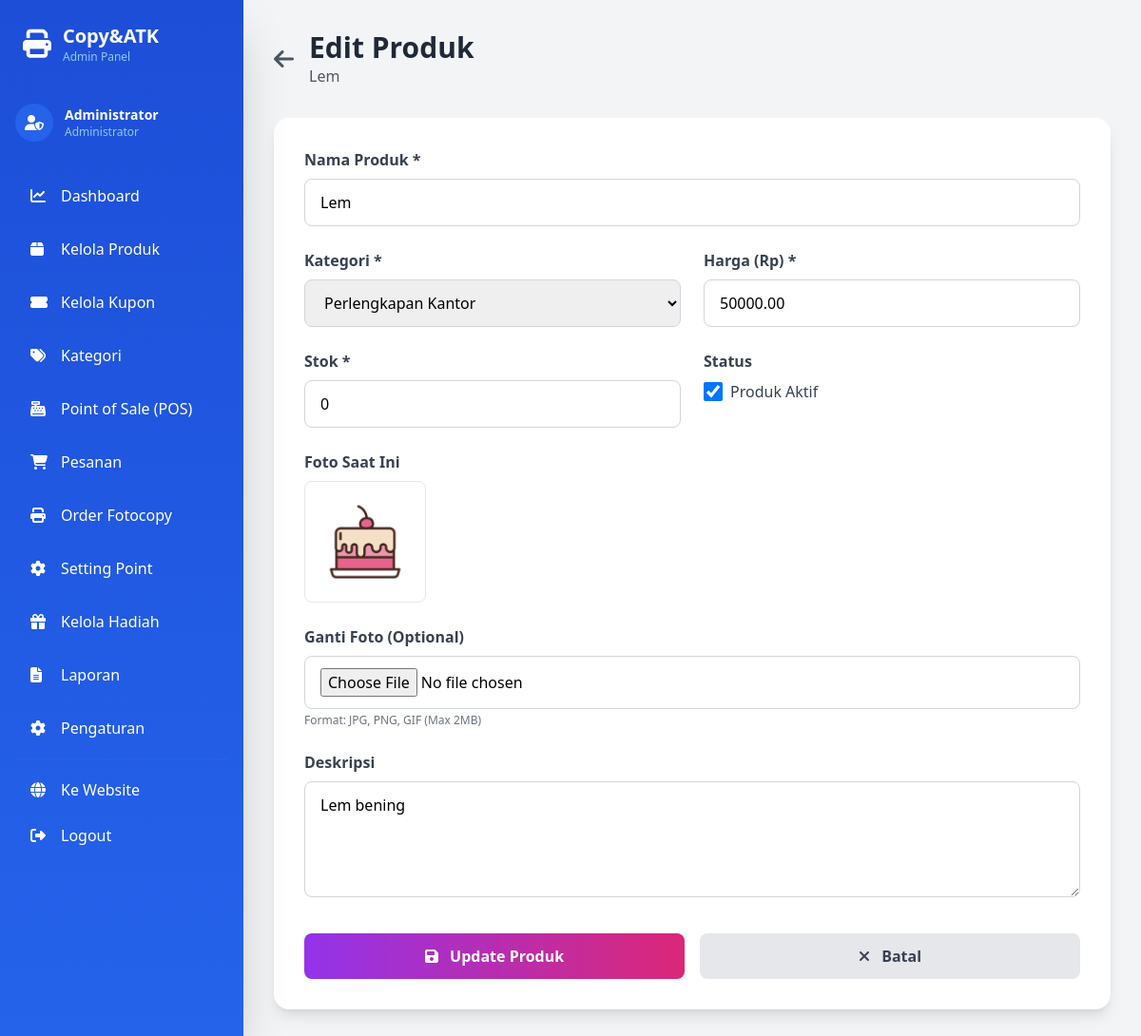
The page /admin/produk-edit.php?id=5 (signed in) on the database its author committed.
### tables this page shows
CREATE TABLE `produk` (
  `id` int NOT NULL,
  `kategori_id` int NOT NULL,
  `nama_produk` varchar(200) NOT NULL,
  `deskripsi` text,
  `harga_beli` decimal(10,2) NOT NULL DEFAULT '0.00',
  `harga` decimal(10,2) NOT NULL,
  `stok` int NOT NULL DEFAULT '0',
  `foto` varchar(255) DEFAULT NULL,
  `is_active` tinyint(1) DEFAULT '1',
  `created_at` timestamp NULL DEFAULT CURRENT_TIMESTAMP,
  `updated_at` timestamp NULL DEFAULT CURRENT_TIMESTAMP ON UPDATE CURRENT_TIMESTAMP
);

CREATE TABLE `kategori` (
  `id` int NOT NULL,
  `nama_kategori` varchar(100) NOT NULL,
  `deskripsi` text,
  `created_at` timestamp NULL DEFAULT CURRENT_TIMESTAMP
);

### admin/produk-edit.php (the view, shortened to what this page needs)
<?php
$db = getDB();
$produk_id = isset($_GET['id']) ? (int)$_GET['id'] : 0;
$query = "SELECT * FROM produk WHERE id = $produk_id";
$result = $db->query($query);
$produk = $result->fetch_assoc();
$query_kategori = "SELECT * FROM kategori ORDER BY nama_kategori";
$result_kategori = $db->query($query_kategori);
?>
<!DOCTYPE html>
<html lang="id">
<head>
    <script src="https://cdn.tailwindcss.com"></script>
    <link rel="stylesheet" href="https://cdnjs.cloudflare.com/ajax/libs/font-awesome/6.4.0/css/all.min.css">
</head>
<body class="bg-gray-100">
    <?php include 'includes/sidebar.php'; ?>
    <div class="main-content p-4 md:p-8">
        <div class="mb-8">
            <div class="flex items-center gap-4 mb-4">
                <a href="produk.php" class="text-gray-600 hover:text-purple-600">
                    <i class="fas fa-arrow-left text-2xl"></i>
                </a>
                <div>
                    <h1 class="text-3xl font-bold text-gray-800">Edit Produk</h1>
                    <p class="text-gray-600"><?= $produk['nama_produk'] ?></p>
                </div>
            </div>
        </div>
        <div class="bg-white rounded-2xl shadow-lg p-8">
            <form method="POST" action="" enctype="multipart/form-data">
                <div class="grid grid-cols-1 md:grid-cols-2 gap-6">
                    <div class="md:col-span-2">
                        <label class="block text-gray-700 font-semibold mb-2">
                            Nama Produk *
                        </label>
                        <input
                            type="text"
                            name="nama_produk"
                            required
                            value="<?= htmlspecialchars($produk['nama_produk']) ?>"
                            class="w-full px-4 py-3 border border-gray-300 rounded-lg focus:outline-none focus:ring-2 focus:ring-purple-600"
                        >
                    </div>
                    <div>
                        <label class="block text-gray-700 font-semibold mb-2">
                            Kategori *
                        </label>
                        <select
                            name="kategori_id"
                            required
                            class="w-full px-4 py-3 border border-gray-300 rounded-lg focus:outline-none focus:ring-2 focus:ring-purple-600"
                        >
                            <?php while ($kategori = $result_kategori->fetch_assoc()): ?>
                            <option value="<?= $kategori['id'] ?>" <?= $kategori['id'] == $produk['kategori_id'] ? 'selected' : '' ?>>
                                <?= $kategori['nama_kategori'] ?>
                            </option>
                            <?php endwhile; ?>
                        </select>
                    </div>
                    <div>
                        <label class="block text-gray-700 font-semibold mb-2">
                            Harga (Rp) *
                        </label>
                        <input
                            type="number"
                            name="harga"
                            required
                            min="0"
                            step="0.01"
                            value="<?= $produk['harga'] ?>"
                            class="w-full px-4 py-3 border border-gray-300 rounded-lg focus:outline-none focus:ring-2 focus:ring-purple-600"
                        >
                    </div>
                    <div>
                        <label class="block text-gray-700 font-semibold mb-2">
                            Stok *
                        </label>
                        <input
                            type="number"
                            name="stok"
                            required
                            min="0"
                            value="<?= $produk['stok'] ?>"
                            class="w-full px-4 py-3 border border-gray-300 rounded-lg focus:outline-none focus:ring-2 focus:ring-purple-600"
                        >
                    </div>
                    <div>
                        <label class="block text-gray-700 font-semibold mb-2">
                            Status
                        </label>
                        <label class="flex items-center">
                            <input
                                type="checkbox"
                                name="is_active"
                                <?= $produk['is_active'] ? 'checked' : '' ?>
                                class="w-5 h-5 text-purple-600 rounded focus:ring-2 focus:ring-purple-600"
                            >
                            <span class="ml-2 text-gray-700">Produk Aktif</span>
                        </label>
                    </div>
                    <?php if ($produk['foto']): ?>
                    <div class="md:col-span-2">
                        <label class="block text-gray-700 font-semibold mb-2">
                            Foto Saat Ini
                        </label>
                        <img src="../uploads/<?= $produk['foto'] ?>" alt="<?= $produk['nama_produk'] ?>" class="w-32 h-32 object-cover rounded-lg border">
                    </div>
                    <?php endif; ?>
                    <div class="md:col-span-2">
                        <label class="block text-gray-700 font-semibold mb-2">
                            Ganti Foto (Optional)
                        </label>
                        <input
                            type="file"
                            name="foto"
                            accept="image/*"
                            class="w-full px-4 py-3 border border-gray-300 rounded-lg focus:outline-none focus:ring-2 focus:ring-purple-600"
                        >
                        <p class="text-xs text-gray-500 mt-1">Format: JPG, PNG, GIF (Max 2MB)</p>
                    </div>
                    <div class="md:col-span-2">
                        <label class="block text-gray-700 font-semibold mb-2">
                            Deskripsi
                        </label>
                        <textarea
                            name="deskripsi"
                            rows="4"
                            class="w-full px-4 py-3 border border-gray-300 rounded-lg focus:outline-none focus:ring-2 focus:ring-purple-600"
                        ><?= htmlspecialchars($produk['deskripsi']) ?></textarea>
                    </div>
                </div>
                <div class="flex gap-4 mt-8">
                    <button
                        type="submit"
                        class="flex-1 bg-gradient-to-r from-purple-600 to-pink-600 text-white py-3 rounded-lg font-semibold hover:shadow-xl transition"
                    >
                        <i class="fas fa-save mr-2"></i>
                        Update Produk
                    </button>
                    <a
                        href="produk.php"
                        class="flex-1 bg-gray-200 text-gray-700 py-3 rounded-lg font-semibold hover:bg-gray-300 transition text-center"
                    >
                        <i class="fas fa-times mr-2"></i>
                        Batal
                    </a>
                </div>
            </form>
        </div>
    </div>
</body>
</html>

### admin/includes/admin-styles.php (style rules this page uses)
* { margin: 0; padding: 0; box-sizing: border-box; }
html, body { width: 100%; height: 100%; }
body { display: flex; flex-direction: column; }
.main-content { flex: 1; width: 100%; overflow-y: auto; }
@media (min-width: 769px) { body { flex-direction: row; } }
@media (min-width: 769px) { .main-content { margin-left: 256px; } }

### rows shown on the page
produk: nama_produk "Lem", kategori_id "Perlengkapan Kantor", harga "50000.00", stok "0", is_active "☑", foto (picture), deskripsi "Lem bening"

### other values the page prints
$_SESSION['nama'] "Administrator"
